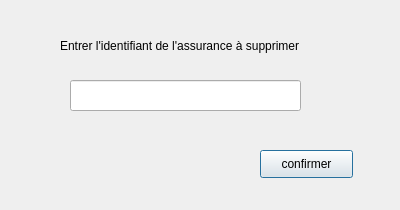
<?xml version="1.0" encoding="UTF-8"?>
<ui version="4.0">
 <class>supprimer_assurance</class>
 <widget class="QDialog" name="supprimer_assurance">
  <property name="geometry">
   <rect>
    <x>0</x>
    <y>0</y>
    <width>400</width>
    <height>210</height>
   </rect>
  </property>
  <property name="windowTitle">
   <string>Dialog</string>
  </property>
  <widget class="QLineEdit" name="supprimer">
   <property name="geometry">
    <rect>
     <x>70</x>
     <y>80</y>
     <width>231</width>
     <height>31</height>
    </rect>
   </property>
  </widget>
  <widget class="QLabel" name="label">
   <property name="geometry">
    <rect>
     <x>60</x>
     <y>30</y>
     <width>271</width>
     <height>31</height>
    </rect>
   </property>
   <property name="text">
    <string>Entrer l'identifiant de l'assurance à supprimer</string>
   </property>
  </widget>
  <widget class="QPushButton" name="pb_confirmer_supp">
   <property name="geometry">
    <rect>
     <x>260</x>
     <y>150</y>
     <width>93</width>
     <height>28</height>
    </rect>
   </property>
   <property name="text">
    <string>confirmer</string>
   </property>
  </widget>
 </widget>
 <resources/>
 <connections/>
</ui>
